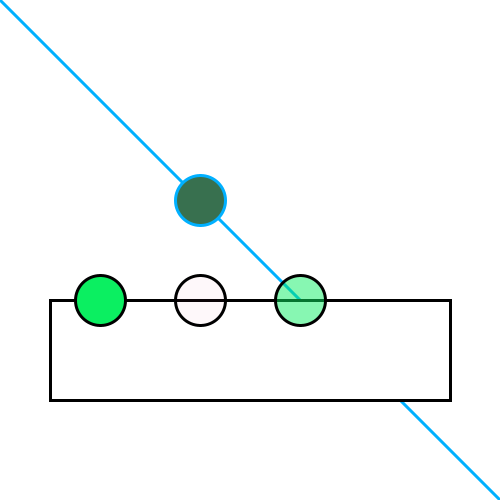
Frame 1 (no input)
Frame 60 (the mouse pressed at the canvas centre just before this capture): identical to frame 1, image omitted
Frame 120 (the mouse held since frame 60 and released just before this capture): identical to frame 1, image omitted

The Processing sketch that drew this single still picture (run headless with seeded random() and noise(); from frame 60 on, the mouse is pressed at the canvas centre):

// Processing sketch: MouseCoordinates
// ── MouseCoordinates.pde
void setup() {
  size(500, 500);
}

void draw() {
  background(255);
  stroke(#00B0FF);
  strokeWeight(3);
  line(0, 0, 500, 500);
  fill(56, 112, 79);
  ellipse(200, 200, 50, 50);

  // for a hex color code
  // does transparency work with #RRGGBBAA? no.
  // does transparency work with (#RRGGBB, alpha)? yes.

  fill(255);
  stroke(0);
  rect(50, 300, 400, 100);
  fill(#0BEF61);
  ellipse(100, 300, 50, 50);
  fill(#0BEF6188);
  ellipse(200, 300, 50, 50);
  fill(#0BEF61, 125);
  ellipse(300, 300, 50, 50);
}

void mousePressed() {
  println("mouseX: " + mouseX);
  println("mouseY: " + mouseY);
  println();
  println("(" + mouseX + ", " + mouseY + ")");
  println();
}
